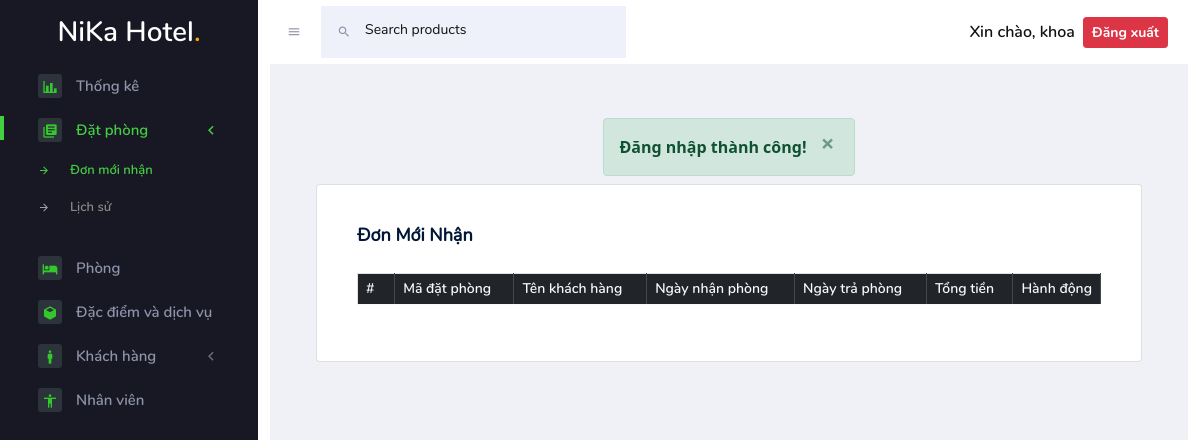
Before: /HotelBookingWeb/Admin/books.php (signed in) with the older database file.
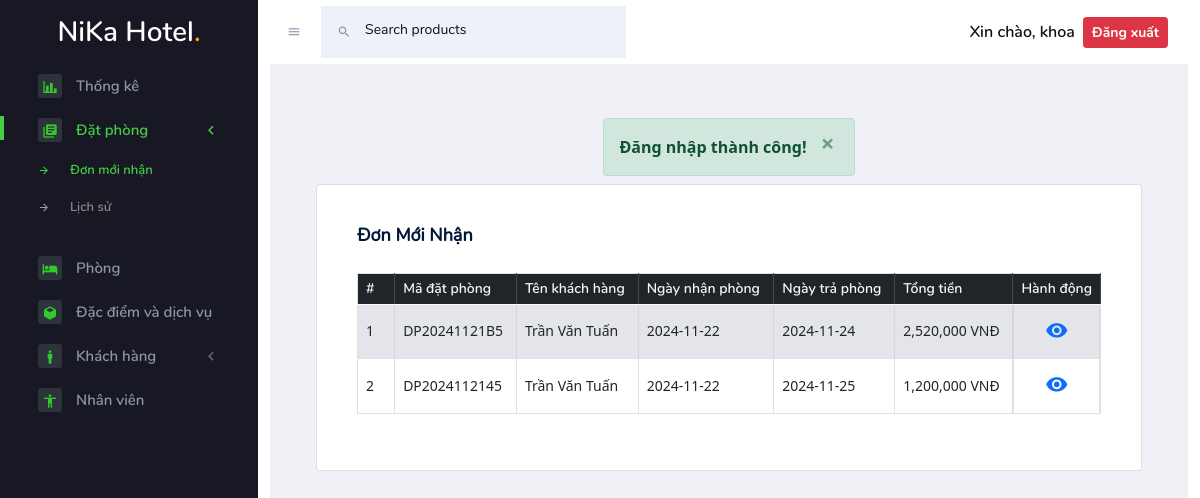
After: the same page with the newer database file.
### tables this page shows
CREATE TABLE `phong_datphong` (
  `ma_phong_dp` int(11) NOT NULL,
  `ma_phong` int(11) NOT NULL,
  `ma_dp` varchar(14) NOT NULL,
  `sl_phong` int(11) NOT NULL,
  `trang_thai` tinyint(4) NOT NULL DEFAULT 0
);

CREATE TABLE `khachhang` (
  `ma_kh` int(11) NOT NULL,
  `ten_kh` varchar(100) NOT NULL,
  `ngay_sinh` date NOT NULL,
  `email` varchar(100) NOT NULL,
  `so_dien_thoai` varchar(11) NOT NULL,
  `dia_chi` varchar(200) NOT NULL,
  `anh_kh` varchar(50) NOT NULL
);

CREATE TABLE `datphong` (
  `ma_dp` varchar(14) NOT NULL,
  `ma_kh` int(11) NOT NULL,
  `ngay_np` varchar(50) NOT NULL,
  `ngay_tp` varchar(50) NOT NULL,
  `tong_gia` int(11) NOT NULL,
  `ma_nv` int(11) DEFAULT NULL,
  `ngay_xac_nhan` date NOT NULL,
  `ngay_dat_phong` date NOT NULL DEFAULT current_timestamp()
);

### HotelBookingWeb/Admin/Inc/connect_db.php (called while the page is built, shortened)
<?php
    function select($query, $values, $datatypes)
    {
        $conn = $GLOBALS['conn'];
        if($stmt = mysqli_prepare($conn, $query)){
            mysqli_stmt_bind_param($stmt, $datatypes, ...$values);
            if(mysqli_stmt_execute($stmt)){
                $result = mysqli_stmt_get_result($stmt);
                return $result;
            }else{
                mysqli_stmt_close($stmt);
                die("Câu truy vấn thực hiện lỗi - Select");
            }
        }else{
            die("Câu truy vấn chuẩn bị lỗi - Select");
        }
    }
?>

### HotelBookingWeb/Admin/books.php (the view, shortened to what the changed rows need)
<!DOCTYPE html>
<html lang="en">
<head>
    <?php require ('Inc/links.php')?>
</head>
<body>
<div class="container-scroller">
    <?php require ('Inc/header.php'); ?>
    <div class="container-fluid page-body-wrapper d-flex justify-content-end">
        <div class="main-panel">
            <div class="content-wrapper">
                <div class="card text-black mb-3">
                    <div class="card-body">
                        <table class="table table1 table-hover table-striped table-bordered" id="myTable1">
                            <thead class="bg-dark text-light">
                            <tr>
                                <th width="5%">#</th>
                                <th>Mã đặt phòng</th>
                                <th>Tên khách hàng</th>
                                <th>Ngày nhận phòng</th>
                                <th>Ngày trả phòng</th>
                                <th>Tổng tiền</th>
                                <th width="5%">Hành động</th>
                            </tr>
                            </thead>
                            <tbody>
                            <?php
                                $query = "SELECT * FROM datphong JOIN phong_datphong ON datphong.ma_dp = phong_datphong.ma_dp WHERE trang_thai = 0 ORDER BY datphong.ma_dp DESC";
                                $data = mysqli_query($conn, $query);
                                $i = 1;
                                while ($row = mysqli_fetch_assoc($data)) {
                                    $result1 = select("SELECT * FROM khachhang WHERE ma_kh = ?", [$row['ma_kh']], "i");
                                    $khachhang = mysqli_fetch_assoc($result1);
                                    $result2 = select("SELECT * FROM phong_datphong WHERE ma_dp = ?", [$row['ma_dp']], "s");
                                    $rooms = "";
                                    $ngay_np = new DateTime($row['ngay_np']);
                                    $ngay_tp = new DateTime($row['ngay_tp']);
                                    $ngay_hn = new DateTime();
                                    $hieu1 = $ngay_tp->diff($ngay_np);
                                    $hieu2 = $ngay_np->diff($ngay_hn);
                                    if($row['ngay_np'] <= $ngay_hn->format('Y-m-d')) {
                                        $sodem = "<span class='text-warning'>Hết hạn</span>";;
                                        $time_hethan = "<span class='text-warning'>Hết hạn</span>";
                                    } else {
                                        $sodem = $hieu1->days." đêm";
                                        $time_hethan = $hieu2->days." ngày";
                                    }
                                    while ($row1 = mysqli_fetch_assoc($result2)) {
                                        $result1 = select("SELECT * FROM phong WHERE ma_phong = ?", [$row1['ma_phong']], "i");
                                        $room = mysqli_fetch_assoc($result1);
                                        $rooms .="<li class='list-group-item d-flex justify-content-between align-items-start'>
                                                    <div class='ms-2 me-auto'>
                                                        <div class='fw-bold'>{$room['ten_phong']}</div>
                                                        Người lớn: {$room['sl_nguoi_lon']}, Trẻ em: {$room['sl_tre_em']}
                                                    </div>
                                                    <span class='badge bg-primary rounded-pill'>{$row1['sl_phong']}</span>
                                                </li>";
                                    }
                                    echo "<tr>
                                            <td>$i</td>
                                            <td>{$row['ma_dp']}</td>
                                            <td>{$khachhang['ten_kh']}</td>
                                            <td>{$row['ngay_np']}</td>
                                            <td>{$row['ngay_tp']}</td>
                                            <td>".number_format($row['tong_gia'], 0, '', ',')." VNĐ</td>
                                            <td class='d-flex justify-content-center align-items-center'>
                                                <button type='button' class='btn bg-transparent text-primary p-0 shadow-none' data-toggle='modal' data-target='#detailModal{$row['ma_dp']}'>
                                                    <i class='mdi mdi-eye' style='font-size: 23px'></i>
                                                </button>
                                                <div class='modal fade' id='detailModal{$row['ma_dp']}' tabindex='-1' role='dialog' aria-labelledby='exampleModalLongTitle' aria-hidden='true'>
                                                                        <input type='hidden' name='ma_dp' value='{$row['ma_dp']}'>
                                                                        <input type='text' class='form-control shadow-none bg-white' value='{$khachhang['ten_kh']}' readonly>
                                                                        {$khachhang['']}
                                                                        <input type='text' class='form-control shadow-none bg-white' value='{$row['ngay_np']}' readonly>
                                                                        <input type='text' class='form-control shadow-none bg-white' value='{$row['ngay_tp']}' readonly>
                                                                            ".$rooms."
                                                                             <p class='m-0' style='font-size: 15px'>Thời gian: $sodem</p>
                                                                            <p class='m-0' style='font-size: 15px'>Thời gian còn lại: $time_hethan</p>
                                                                            <p class='m-0' style='font-size: 25px'>Tổng giá: ".number_format($row['tong_gia'], 0, '', ',')." VNĐ</p>
                                                                        ".($time_hethan == "<span class='text-warning'>Hết hạn</span>" ? "" : "<button type='submit' name='xac_nhan' class='btn btn-success mr-2'>Xác nhận</button>")."
                                                    </div>
                                                </div>
                                          </tr>";
                                    $i++;
                                }
                            ?>
                            </tbody>
                        </table>
                    </div>
                </div>
            </div>
        </div>
    </div>
</div>
</body>

Changed rows visible on the page:
added phong_datphong: ma_dp "DP20241121B5", khachhang.ten_kh "Trần Văn Tuấn", ma_dp.ngay_np "2024-11-22", ma_dp.ngay_tp "2024-11-24", ma_dp.tong_gia "2,520,000"
added phong_datphong: ma_dp "DP2024112145", khachhang.ten_kh "Trần Văn Tuấn", ma_dp.ngay_np "2024-11-22", ma_dp.ngay_tp "2024-11-25", ma_dp.tong_gia "1,200,000"
